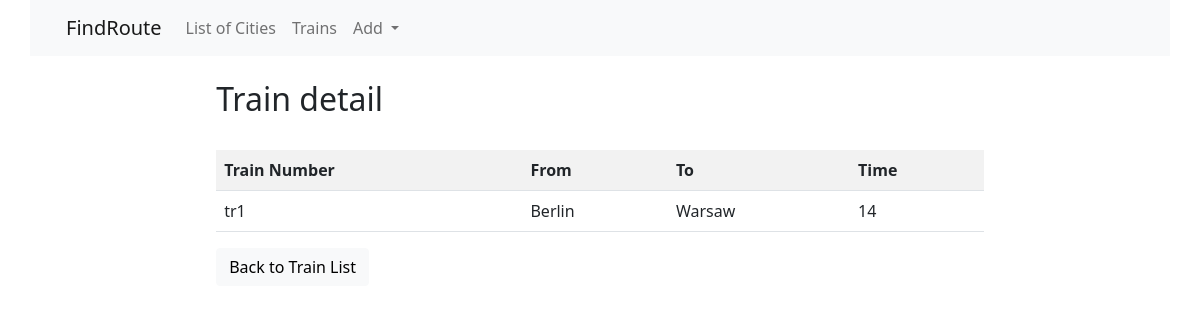
/trains/detail/5/, run on the app's committed database.
### trains/models.py (models this page shows, shortened)
class Train(models.Model):
    name = models.CharField(max_length=50, unique=True,
                            verbose_name='Train Number ')
    travel_time = models.PositiveSmallIntegerField(
        verbose_name='Travel Time')
    from_city = models.ForeignKey(
        City, on_delete=models.CASCADE, related_name='from_city_set', verbose_name='From City')
    to_city = models.ForeignKey(
        City, on_delete=models.CASCADE, related_name='to_city_set', verbose_name='To City')
    class Meta:
        verbose_name = 'Train'
        verbose_name_plural = 'Trains'
        ordering = ['name']

### cities/models.py (models this page shows, shortened)
class City(models.Model):
    name = models.CharField(max_length=100, unique=True,
                            verbose_name="City name")
    def __str__(self):
        return self.name
    class Meta:
        verbose_name = "City"
        verbose_name_plural = "Cities"
        ordering = ['name']

### trains/views.py (the view)
# urls.py: path('detail/<int:pk>/', TrainDetailView.as_view(), name='train_detail'),
class TrainDetailView(DetailView):
    model = Train
    template_name = 'trains/detail.html'

### trains/templates/trains/detail.html (shortened to what this page needs)
{% extends 'base.html' %}
{% block content %}
<br>
<div class="row">
<div class="col-md-10 mx-auto">
         <h2>Train detail</h2>
        <br>
        <table class="table table-striped">
        <tr>
            <th>Train Number </th>
            <th>From</th>
            <th>To</th>
            <th>Time</th>
        </tr>
        <tr>
            <td>
                {{object.name}}
            </td>
            <td>
                {{object.from_city}}
            </td>
            <td>
                {{object.to_city}}
            </td>
            <td>
                {{object.travel_time}}
            </td>
        </table>
</div>
<div class="col-md-10 mx-auto">
    <div class="col-md-4">
        <a href="{% url 'trains:train_list' %}"><button type="button" class="btn btn-light">Back to Train List</button></a>
    </div>
</div>
{% endblock%}

### data on the page
Train: name "tr1", from_city "Berlin", to_city "Warsaw", travel_time "14"
